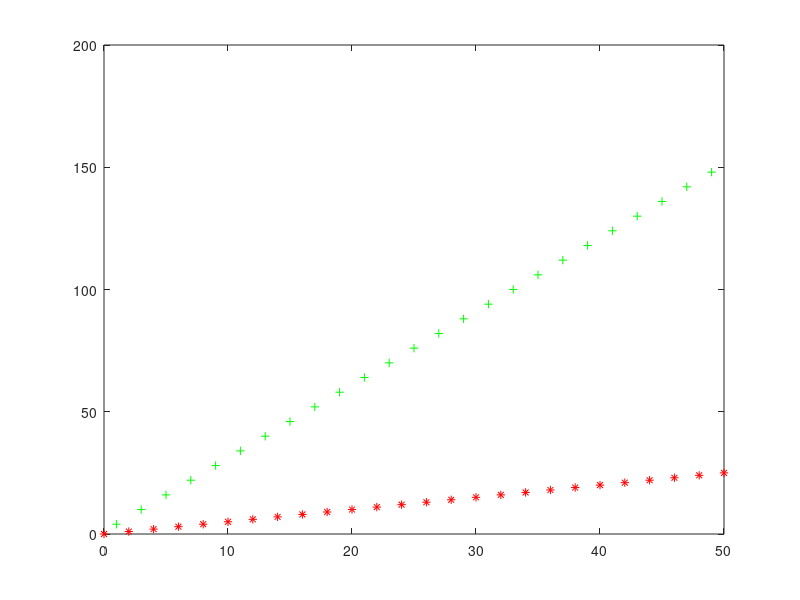

This figure's MATLAB source:
% II. Polynomials
% 1. Evaluate the polynomialp(x) = 2x^3-5x^2+ 8inx= 2:(Use:polyval):

p=[2 -5 0 8];
polyval(p,2)

% 2. Find the roots of the polynomialp(x) =x^3-5x^2-17x+21:(Use:roots):

p = [1 -5 -17 21];
roots(p)

% III. Graphs

% 1. Plot the functions
%f: [0;1]->R;   f(x) =e^(10*x*(x-1))*sin 12pix;
x=0:0.01:1;
f=exp(10*x.*(x-1)).*sin(12*pi*x);
plot(x,f,'*');
%hold on
% f: [0;1]->R;   f(x) = 3e^(5x2-1)cos 12pix:
f2=3*exp(5*x.^2-1).*cos(12*pi*x);
plot(x,f2,'b');
% hold off;

% Plot the epicycloid

a=2;
b=13;
x=0:0.01:10*pi;
f3=(a+b)*cos(x)-b*cos((a/b+1)*x);
f4=(a+b)*sin(x)-b*sin((a/b+1)*x);
plot(f3,f4,'b');

% Plot, on a single graph, the functions:f1; f2; f3: [0;2]!R; f1(x) =cosx; f2(x) = sinx; f3(x) = cos 2x:
clc
x=0:0.01:2*pi;
f5=cos(x);
f6=sin(x);
f7=cos(2*x);
plot(x,f5,'*');
hold on
plot(x,f6,'r');
plot(x,f7,'g');
hold off

% Plot the graph of the function
% f(x) = x^3 + sqrt(1-x), -1<=x<=0
% f(x) = x^3 - sqrt(1-x), 0<x<=1

x1=-1:0.01:0;
fx1 = x1.^3 + sqrt(1-x1);
x2=0.01:0.1:1;
fx2 = x2.^3 - sqrt(1-x2);
plot(x1,fx1,'*r',x2,fx2,'+g');

% exercise 5
x1=0:2:50;
x2=1:2:49;
fx1=x1./2;
fx2=3*x2+1;
plot(x1,fx1,'*r',x2,fx2,'+g');

% exercise 7
x = -2:0.01:2;
y = -4:0.01:4;
[X,Y] = meshgrid(x,y);
g = exp(-((X-1/2).^2+(Y-1/2).^2));
% mesh(X,Y,g);

% exercise 6
% gr = 1;
% gr = random(7)
% function gr = random(n)
%     if n==0
%         gr=1;
%     else
%         gr=gr + 1/(1+random(n-1));
%     end
% end

f=1;
g=1;

for i = 1:5
  f = 1/(1+f);
  g = 1+f;
end

g

